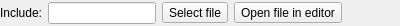
<?xml version="1.0" encoding="UTF-8"?>
<ui version="4.0">
 <class>IncludeFilterGUI</class>
 <widget class="QWidget" name="IncludeFilterGUI">
  <property name="geometry">
   <rect>
    <x>0</x>
    <y>0</y>
    <width>400</width>
    <height>26</height>
   </rect>
  </property>
  <property name="windowTitle">
   <string notr="true"/>
  </property>
  <layout class="QGridLayout" name="gridLayout" columnstretch="0,0,0,1,0,0">
   <property name="leftMargin">
    <number>0</number>
   </property>
   <property name="topMargin">
    <number>0</number>
   </property>
   <property name="rightMargin">
    <number>0</number>
   </property>
   <property name="bottomMargin">
    <number>0</number>
   </property>
   <item row="0" column="5">
    <spacer name="horizontalSpacer">
     <property name="orientation">
      <enum>Qt::Horizontal</enum>
     </property>
     <property name="sizeHint" stdset="0">
      <size>
       <width>1</width>
       <height>1</height>
      </size>
     </property>
    </spacer>
   </item>
   <item row="0" column="3">
    <widget class="QToolButton" name="openFileToolButton">
     <property name="text">
      <string>Open file in editor</string>
     </property>
     <property name="icon">
      <iconset resource="../Editor.qrc">
       <normaloff>:/icons/go-up.ico</normaloff>:/icons/go-up.ico</iconset>
     </property>
    </widget>
   </item>
   <item row="0" column="1">
    <widget class="ResizingLineEdit" name="pathLineEdit">
     <property name="sizePolicy">
      <sizepolicy hsizetype="Preferred" vsizetype="Fixed">
       <horstretch>0</horstretch>
       <verstretch>0</verstretch>
      </sizepolicy>
     </property>
    </widget>
   </item>
   <item row="0" column="2">
    <widget class="QToolButton" name="selectFileToolButton">
     <property name="text">
      <string>Select file</string>
     </property>
     <property name="icon">
      <iconset resource="../Editor.qrc">
       <normaloff>:/icons/document-open.ico</normaloff>:/icons/document-open.ico</iconset>
     </property>
    </widget>
   </item>
   <item row="0" column="0">
    <widget class="QLabel" name="includeLabel">
     <property name="text">
      <string>Include:</string>
     </property>
    </widget>
   </item>
   <item row="0" column="4">
    <widget class="QLabel" name="errorLabel">
     <property name="palette">
      <palette>
       <active>
        <colorrole role="WindowText">
         <brush brushstyle="SolidPattern">
          <color alpha="255">
           <red>255</red>
           <green>0</green>
           <blue>0</blue>
          </color>
         </brush>
        </colorrole>
       </active>
       <inactive>
        <colorrole role="WindowText">
         <brush brushstyle="SolidPattern">
          <color alpha="255">
           <red>255</red>
           <green>0</green>
           <blue>0</blue>
          </color>
         </brush>
        </colorrole>
       </inactive>
       <disabled>
        <colorrole role="WindowText">
         <brush brushstyle="SolidPattern">
          <color alpha="255">
           <red>120</red>
           <green>120</green>
           <blue>120</blue>
          </color>
         </brush>
        </colorrole>
       </disabled>
      </palette>
     </property>
     <property name="text">
      <string notr="true"/>
     </property>
    </widget>
   </item>
  </layout>
 </widget>
 <customwidgets>
  <customwidget>
   <class>ResizingLineEdit</class>
   <extends>QLineEdit</extends>
   <header>Editor/widgets/ResizingLineEdit.h</header>
  </customwidget>
 </customwidgets>
 <resources>
  <include location="../Editor.qrc"/>
 </resources>
 <connections/>
</ui>
